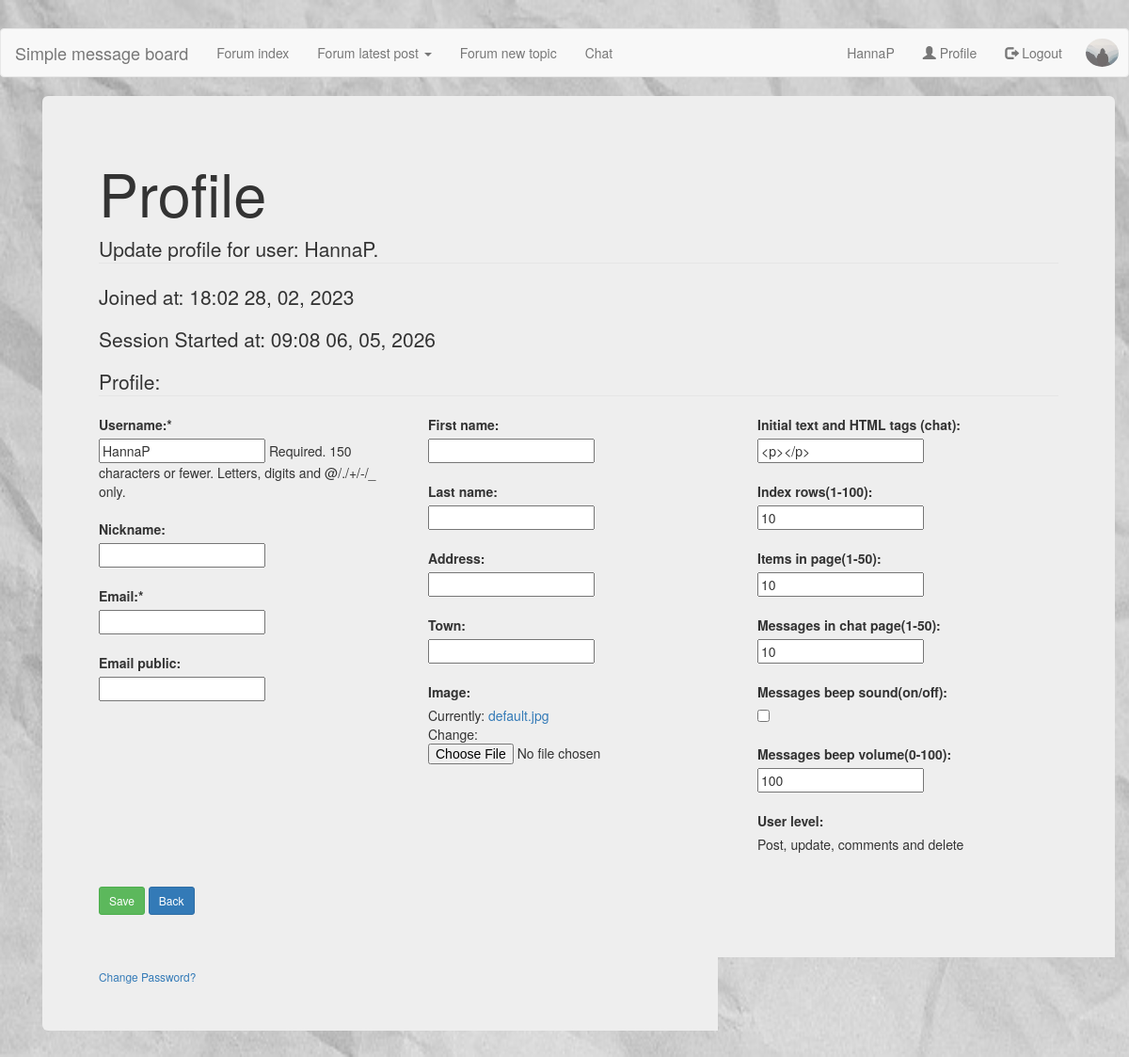
/profile/ (signed in), run on the app's committed database.
### users/models.py (models this page shows, shortened)
class Profile(models.Model):
    user = models.OneToOneField(User, on_delete=models.CASCADE)
    nickname = models.CharField(max_length=40, blank=True)
    club = models.CharField(max_length=200, blank=True)
    call = models.CharField(max_length=200, blank=True)
    qth = models.CharField(max_length=200, blank=True)
    address = models.CharField(max_length=200, blank=True)
    email_public = models.EmailField(max_length=200, blank=True)
    town = models.CharField(max_length=200, blank=True)
    country = models.CharField(max_length=200, blank=True)
    initial_chat = models.CharField(max_length=200, default='<p></p>')
    beep_sound = models.BooleanField(default=False)
    beep_volume = models.PositiveBigIntegerField(default=100, validators=[
            MaxValueValidator(100),
            MinValueValidator(1)
        ])
    user_level= models.PositiveIntegerField(default=10)
    list_rows= models.PositiveIntegerField(default=10)
    items_in_page= models.PositiveIntegerField(default=10)
    messages_in_chat_page= models.PositiveIntegerField(default=10, validators=[
            MaxValueValidator(50),
            MinValueValidator(1)
        ])
    image = models.ImageField(default='default.jpg', upload_to='profile_pics')

### users/views.py (the view)
# urls.py: path('profile/', user_views.profile, name='profile'),
@login_required
def profile(request):
    user_level_tmp = ''
    if request.method == 'POST':
        u_form = UserUpdateForm(request.POST, instance=request.user)
        p_form = ProfileUpdateForm(request.POST,
                                    request.FILES, # For Profile Pic
                                    instance=request.user.profile)
        if u_form.is_valid() and p_form.is_valid():
            u_form.save()
            p_form.save()
            messages.success(request, f'Your account has been updated!')
            return redirect('message-board_home')
    else:
        user_level_int = request.user.profile.user_level
        if user_level_int > 4:
            user_level_tmp = 'Post, update, comments and delete'
        elif user_level_int > 3:
            user_level_tmp = 'Post, update and comments'
        else:
            user_level_tmp = 'Read only'
        u_form = UserUpdateForm(instance=request.user)
        p_form = ProfileUpdateForm(instance=request.user.profile)
    context = {
        'form': u_form,
        'p_form': p_form,
        'title': 'profile',
        'user_level': user_level_tmp
    }
    return render(request, 'users/profile.html', context)

### users/forms.py
class UserUpdateForm(forms.ModelForm):
    email = forms.EmailField()
    class Meta:
        model = User
        fields = ['username', 'first_name', 'last_name', 'email']

class ProfileUpdateForm(forms.ModelForm):
    class Meta:
        model = Profile
        fields = ['nickname', 'email_public', 'list_rows','messages_in_chat_page',
         'items_in_page', 'address', 'town', 'image', 'initial_chat', 'beep_sound', 'beep_volume']

### users/templates/users/profile.html (shortened to what this page needs)
{% extends "forum/base.html" %}
{% block content %}
<div class="container">
	<div class="jumbotron">
		<h1>Profile</h1>
		<form method="POST" enctype="multipart/form-data">
			<fieldset class="form-group">
				<legend class="border-bottom mb-4">Update profile for user: {{ user }}.</legend>
				<p>Joined at: {{ user.date_joined |date:"H:i d, m, Y"}}</p>
				<p>Session Started at: {{ user.last_login |date:"H:i d, m, Y" }}</p>
				<legend class="border-bottom mb-4">Profile:</legend>
				<div class="row">
					<div class="col-sm-4">
						<label>Username:*</label><br>
						{{ form.username }}
						{{ form.username.help_text }}
						{{ form.username.errors }} <br><br>
						<label>Nickname:</label><br>
						{{ p_form.nickname }}
						{{ p_form.nickname.errors }} <br><br>
						<label>Email:*</label><br>
						{{ form.email }}
						{{ form.email.errors }} <br><br>
						<label>Email public:</label><br>
						{{ p_form.email_public }}
						{{ p_form.email_public.errors }} <br><br>
					</div>
					<div class="col-sm-4">
						<label>First name:</label><br>
						{{ form.first_name }}<br><br>
						<label>Last name:</label><br>
						{{ form.last_name }}<br><br>
						<label>Address:</label><br>
						{{ p_form.address }}<br><br>
						<label>Town:</label><br>
						{{ p_form.town }}<br><br>
						<label>Image:</label><br>
						{{ p_form.image }}<br><br>
					</div>
					<div class="col-sm-4">
						<label>Initial text and HTML tags (chat):</label><br>
						{{ p_form.initial_chat }}<br><br>
						<label>Index rows(1-100):</label><br>
						{{ p_form.list_rows }}<br><br>
						<label>Items in page(1-50):</label><br>
						{{ p_form.items_in_page }}<br><br>
						<label>Messages in chat page(1-50):</label><br>
						{{ p_form.messages_in_chat_page }}
						{{ p_form.messages_in_chat_page.errors }}<br><br>
						<label>Messages beep sound(on/off):</label><br>
						{{ p_form.beep_sound }}<br><br>
						<label>Messages beep volume(0-100):</label><br>
						{{ p_form.beep_volume }}
						{{ p_form.beep_volume.errors }}<br><br>
						<label>User level:</label><br>
						{{ user_level }}<br><br>
					</div>
				</div>
			</fieldset>
			<div class="form-group">
				<button class="btn btn-success btn-sm mt-1 mb-1" type="submit">Save</button>
				<a class="btn btn-primary btn-sm mt-1 mb-1" href="javascript:history.go(-1)">Back</a>
			</div>
			<br><br>
			<small class="text-muted ml-2">
				<a href="{% url 'change_password' %}">Change Password?</a>
			</small>
		</form>
	</div>
</div>
{% endblock content %}

### forum/templates/forum/base.html (shortened to what this page needs)
{% load static %}
<!DOCTYPE html>
<html>
<head>
    <link rel="stylesheet" href="https://maxcdn.bootstrapcdn.com/bootstrap/3.4.1/css/bootstrap.min.css">
</head>
  <body>
    <header class="site-header">
      <nav class="navbar navbar-default" >
        <div class="container-fluid" >
          <div class="navbar-header">
            <a class="navbar-brand" href="{% url 'message-board_home' %}">Simple message board</a>
          </div>
          <ul class="nav navbar-nav">
            <li><a href="{% url 'forum_index' %}">Forum index</a></li>
            <li class="dropdown"><a class="dropdown-toggle" data-toggle="dropdown" href="#">Forum latest post <span class="caret"></span></a>
            </li>
            <li><a href="{% url 'forum_topic-create' %}">Forum new topic</a></li>
            <li><a href="{% url 'chat_view' %}">Chat</a></li>
          </ul>
          <ul class="nav navbar-nav navbar-right">
            {% if user.is_authenticated %}
            <li><a href='javascript:;' data-toggle="modal" data-target="#logOutModal">
              <span class="glyphicon glyphicon-log-out"></span> Logout</a></li>
              <img src="{{ user.profile.image.url }}" class="img-circle special-img person" style="width:55px">
            {% else %}
            <li><a href="{% url 'register' %}"><span class="glyphicon glyphicon-user"></span> Sign Up</a></li>
            <li><a href="{% url 'login' %}"><span class="glyphicon glyphicon-log-in"></span> Login</a></li>
            {% endif %}
          </ul>
        </div>
      </nav>
    </header>
    <main role="main" class="container">
      <div class="row">
        <div class="col-md-8">
          {% block content %}{% endblock %}
        </div>
      </div>
    </main>
  </body>
</html>

### data on the page
Profile: initial_chat "<p></p>", list_rows "10", items_in_page "10", messages_in_chat_page "10", beep_volume "100"

### other printed values
{{ user }} "HannaP"
{{ user.date_joined |date:"H:i d, m, Y" }} "18:02 28, 02, 2023"
{{ user.last_login |date:"H:i d, m, Y" }} "09:08 06, 05, 2026"
{{ user_level }} "Post, update, comments and delete"
